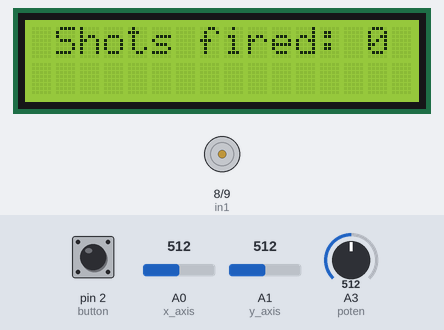
The sketch below on a simulated Arduino Uno, built with avr-gcc and run on an emulated ATmega328P. Shown: 16×2 character LCD, motor-driver pin pairs drawn as motors (green arrow = first pin HIGH = forward, orange = second pin HIGH = backward, longer = more drive). Inputs (shaded band) come from the test bench; at power-on: A3 (poten) = 512, A0 (x_axis) = 512, pin 2 (button) LOW, A1 (y_axis) = 512. What the sketch prints to the serial monitor is not drawn.

Above: at 1.2 s.
1.3 s: A3 (poten) set to 988
2.8 s: A3 (poten) set to 1009
At 3.92 s:
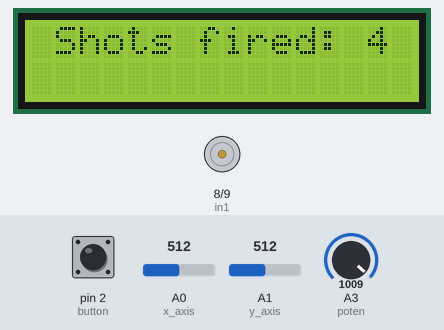
5.5 s: A0 (x_axis) set to 716
8.5 s: pin 2 (button) pulled HIGH for 0.15 s
At 9.01 s:
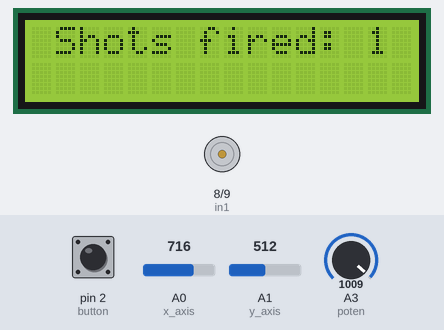
9.2 s: pin 2 (button) pulled HIGH for 1 s
At 9.38 s:
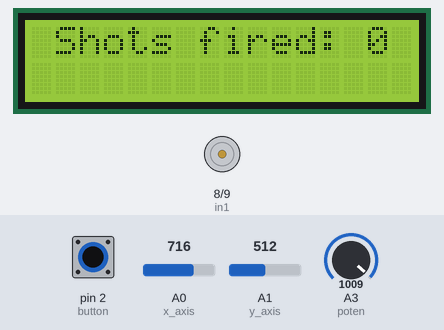
10.8 s: A1 (y_axis) set to 306
Timing chart, 0 to 13.3 s (numbered marks = the images above; inputs shaded):
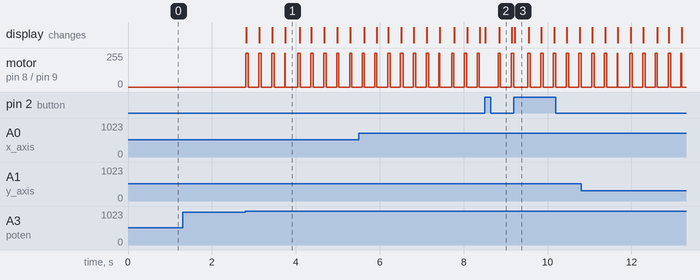

The sketch:

fina.ino
```cpp
#include <LiquidCrystal_I2C.h>
LiquidCrystal_I2C lcd(0x27, 16, 2);
int shot = 0; //how many bullets shot

const int poten = A3;

const int button = 2;

const int x_axis = A0;
const int y_axis = A1;

const int in1 = 8;
const int in2 = 9;

bool lastTriggerState = false;
bool lastReloadState = false;
bool recoilActive = false;
unsigned long recoilStartTime = 0;
int recoilDuration = 50;

unsigned long lastShotTime = 0;
int fireDelay = 300;

void setup() {
  Serial.begin(9600);
  pinMode(button, INPUT);

  lcd.init();
  lcd.backlight();
  updateLCD();

  pinMode(in1, OUTPUT);
  pinMode(in2, OUTPUT);
}

void loop() {
  //poten == SHOOT
  bool triggerState = analogRead(poten) > 1000;

  unsigned long currentTime = millis();

  if (triggerState && currentTime - lastShotTime >= fireDelay){
    shot ++;
    Serial.println("SHOOT");
    lastShotTime = currentTime;

    startRecoil();
    updateLCD();
  }

  //DC == recoil
  if (recoilActive && currentTime - recoilStartTime >= recoilDuration) {
  digitalWrite(in1, LOW);
  digitalWrite(in2, LOW);
  recoilActive = false;
  }

  //button == RELOAD
  bool reloadState = digitalRead(button);

  if (reloadState && !lastReloadState) {
    shot = 0;
    Serial.println("RELOAD");
    updateLCD();
    delay(300);
  }
  lastReloadState = reloadState;

  //joystuck == MOVE
  int x = analogRead(x_axis);
  int y = analogRead(y_axis);

  int moveX = map(x, 0, 1023, -10, 10);
  int moveY = map(y, 0, 1023, -10, 10);

  if (abs(moveX) > 2 || abs(moveY) > 2) {
    Serial.print("MOVE ");
    Serial.print(moveX);
    Serial.print(" ");
    Serial.println(moveY);
  }

  delay(10);
}

void updateLCD(){
  lcd.clear();
  lcd.setCursor(1, 0);
  lcd.print("Shots fired: ");
  lcd.print(shot);
}

void startRecoil(){
  digitalWrite(in1, HIGH);
  digitalWrite(in2, LOW);
  recoilActive = true;
  recoilStartTime = millis();
}
```

Measured:
- the behaviour switches between 1000 and 1001 on A3 (poten) (found by bisection; images 0 and 1)
- after the input at 1.3 s, every drawn part: stays the same
- after the input at 2.8 s, motor on pin 8 (in1) / pin 9 (in2): alternates forward 255/255 for 0.06 s and stopped for 0.25 s, starting at once; the display: first changes at once (image 1 shows a later state)
